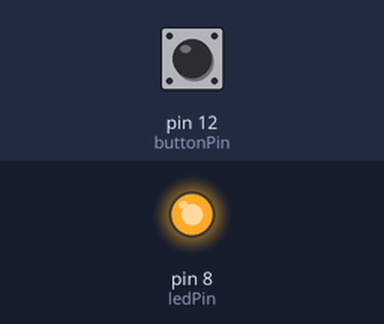
The sketch below on a simulated Arduino Uno, built with avr-gcc and run on an emulated ATmega328P. Parts: output pins drawn as LEDs (lit = HIGH). The test bench sets the inputs (shaded band); at power-on: pin 12 (buttonPin) LOW. What the sketch prints to the serial monitor is not drawn.

Above: at 0.3 s.
Timing chart, 0 to 1.8 s (numbered marks = the images above):
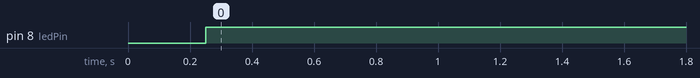

Measured:
- by itself, pin 8 (ledPin): LOW → HIGH at 0.25 s

The sketch:

Pull_up_resistor_with_push_button_switch.ino
```cpp
int ledPin = 8;
int buttonPin = 12;
int butonRead ;
int dt = 250;
void setup() {
  // put your setup code here, to run once:
  Serial.begin (9600);
  pinMode (ledPin, OUTPUT);
  pinMode (buttonPin , INPUT);
}

void loop() {
  // put your main code here, to run repeatedly:
  butonRead = digitalRead(buttonPin);
  Serial.println(butonRead);

  delay(dt);
  if (butonRead == 1){
    digitalWrite(ledPin ,LOW);
  }
  if (butonRead == 0){
    digitalWrite(ledPin ,HIGH);
  }


}
```
